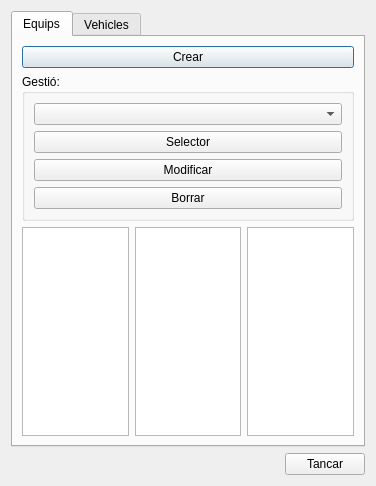
<?xml version="1.0" encoding="UTF-8"?>
<ui version="4.0">
 <class>resource_management</class>
 <widget class="QDialog" name="resource_management">
  <property name="geometry">
   <rect>
    <x>0</x>
    <y>0</y>
    <width>376</width>
    <height>486</height>
   </rect>
  </property>
  <property name="windowTitle">
   <string>Administrador de Recursos</string>
  </property>
  <layout class="QVBoxLayout" name="verticalLayout_3">
   <item>
    <layout class="QGridLayout" name="gridLayout">
     <item row="0" column="0">
      <widget class="QTabWidget" name="tabWidget">
       <property name="currentIndex">
        <number>0</number>
       </property>
       <widget class="QWidget" name="team">
        <attribute name="title">
         <string>Equips</string>
        </attribute>
        <layout class="QGridLayout" name="gridLayout_2">
         <item row="5" column="2">
          <widget class="QTableView" name="tbl_view_team_visitclass"/>
         </item>
         <item row="5" column="0">
          <widget class="QTableView" name="tbl_view_team_user"/>
         </item>
         <item row="0" column="0" colspan="3">
          <widget class="QPushButton" name="btn_team_create">
           <property name="text">
            <string>Crear</string>
           </property>
          </widget>
         </item>
         <item row="5" column="1">
          <widget class="QTableView" name="tbl_view_team_vehicle"/>
         </item>
         <item row="1" column="0" colspan="3">
          <widget class="QGroupBox" name="groupBox">
           <property name="title">
            <string>Gestió:</string>
           </property>
           <layout class="QGridLayout" name="gridLayout_4">
            <item row="2" column="0">
             <widget class="QPushButton" name="btn_team_selector">
              <property name="text">
               <string>Selector</string>
              </property>
             </widget>
            </item>
            <item row="1" column="0">
             <widget class="QComboBox" name="cmb_team"/>
            </item>
            <item row="4" column="0">
             <widget class="QPushButton" name="btn_team_delete">
              <property name="text">
               <string>Borrar</string>
              </property>
             </widget>
            </item>
            <item row="3" column="0">
             <widget class="QPushButton" name="btn_team_update">
              <property name="text">
               <string>Modificar</string>
              </property>
             </widget>
            </item>
           </layout>
           <zorder>cmb_team</zorder>
           <zorder>btn_team_selector</zorder>
           <zorder>btn_team_delete</zorder>
           <zorder>btn_team_update</zorder>
          </widget>
         </item>
        </layout>
       </widget>
       <widget class="QWidget" name="Vehicle">
        <attribute name="title">
         <string>Vehicles</string>
        </attribute>
        <layout class="QGridLayout" name="gridLayout_3">
         <item row="5" column="0">
          <widget class="QTableView" name="tbl_view_vehicle"/>
         </item>
         <item row="0" column="0">
          <widget class="QPushButton" name="btn_vehicle_create">
           <property name="text">
            <string>Crear</string>
           </property>
          </widget>
         </item>
         <item row="2" column="0">
          <widget class="QGroupBox" name="groupBox_2">
           <property name="title">
            <string>Gestió:</string>
           </property>
           <layout class="QGridLayout" name="gridLayout_5">
            <item row="1" column="0">
             <widget class="QPushButton" name="btn_vehicle_update">
              <property name="text">
               <string>Modificar</string>
              </property>
             </widget>
            </item>
            <item row="0" column="0">
             <widget class="QComboBox" name="cmb_vehicle"/>
            </item>
            <item row="2" column="0">
             <widget class="QPushButton" name="btn_vehicle_delete">
              <property name="text">
               <string>Borrar</string>
              </property>
             </widget>
            </item>
           </layout>
          </widget>
         </item>
        </layout>
       </widget>
      </widget>
     </item>
    </layout>
   </item>
   <item>
    <layout class="QGridLayout" name="lyt_buttons">
     <item row="0" column="0">
      <spacer name="horizontalSpacer">
       <property name="orientation">
        <enum>Qt::Horizontal</enum>
       </property>
       <property name="sizeHint" stdset="0">
        <size>
         <width>40</width>
         <height>20</height>
        </size>
       </property>
      </spacer>
     </item>
     <item row="0" column="1">
      <widget class="QPushButton" name="btn_close">
       <property name="text">
        <string>Tancar</string>
       </property>
      </widget>
     </item>
    </layout>
   </item>
  </layout>
  <action name="actionT">
   <property name="text">
    <string>t</string>
   </property>
  </action>
 </widget>
 <tabstops>
  <tabstop>tabWidget</tabstop>
  <tabstop>tbl_view_team_user</tabstop>
  <tabstop>tbl_view_vehicle</tabstop>
  <tabstop>btn_close</tabstop>
 </tabstops>
 <resources/>
 <connections/>
</ui>
